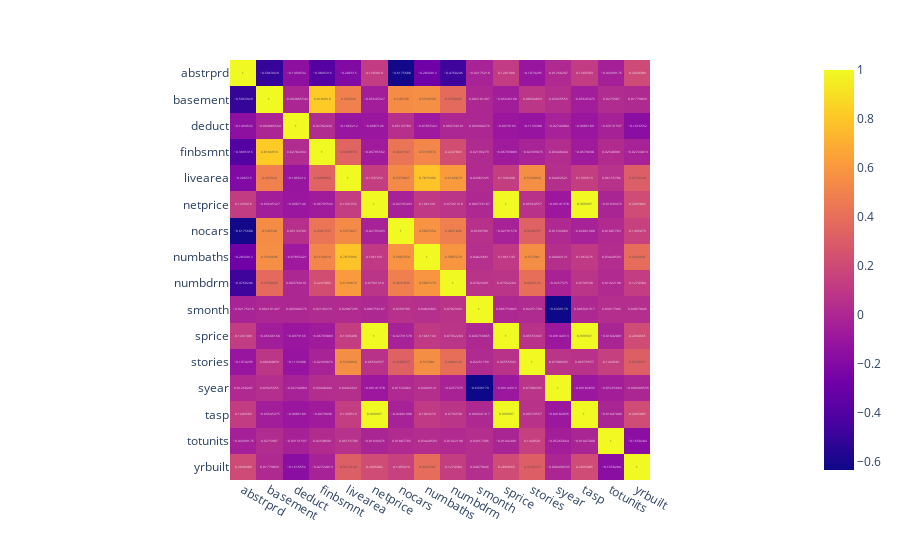

The notebook cell saved with this chart:
### Code cell
px.imshow(corr, text_auto=True)

### Figure 1 — Plotly figure (JSON) as saved in the notebook; plotly's stock layout.template omitted (floating-point values rounded to 4 significant figures; data arrays with more than 128 entries replaced by an {"elided": "..."} marker saying what was removed)
{"data": [{"coloraxis": "coloraxis", "hovertemplate": "x: %{x}<br>y: %{y}<br>color: %{z}<extra></extra>", "name": "0", "texttemplate": "%{z}", "type": "heatmap", "x": ["abstrprd", "basement", "deduct", "finbsmnt", "livearea", "netprice", "nocars", "numbaths", "numbdrm", "smonth", "sprice", "stories", "syear", "tasp", "totunits", "yrbuilt"], "xaxis": "x", "y": ["abstrprd", "basement", "deduct", "finbsmnt", "livearea", "netprice", "nocars", "numbaths", "numbdrm", "smonth", "sprice", "stories", "syear", "tasp", "totunits", "yrbuilt"], "yaxis": "y", "z": {"elided": "16x16 float values"}}], "layout": {"coloraxis": {"colorscale": [[0, "#0d0887"], [0.1111, "#46039f"], [0.2222, "#7201a8"], [0.3333, "#9c179e"], [0.4444, "#bd3786"], [0.5556, "#d8576b"], [0.6667, "#ed7953"], [0.7778, "#fb9f3a"], [0.8889, "#fdca26"], [1, "#f0f921"]]}, "margin": {"t": 60}, "xaxis": {"anchor": "y", "constrain": "domain", "domain": [0, 1], "scaleanchor": "y"}, "yaxis": {"anchor": "x", "autorange": "reversed", "constrain": "domain", "domain": [0, 1]}}}
